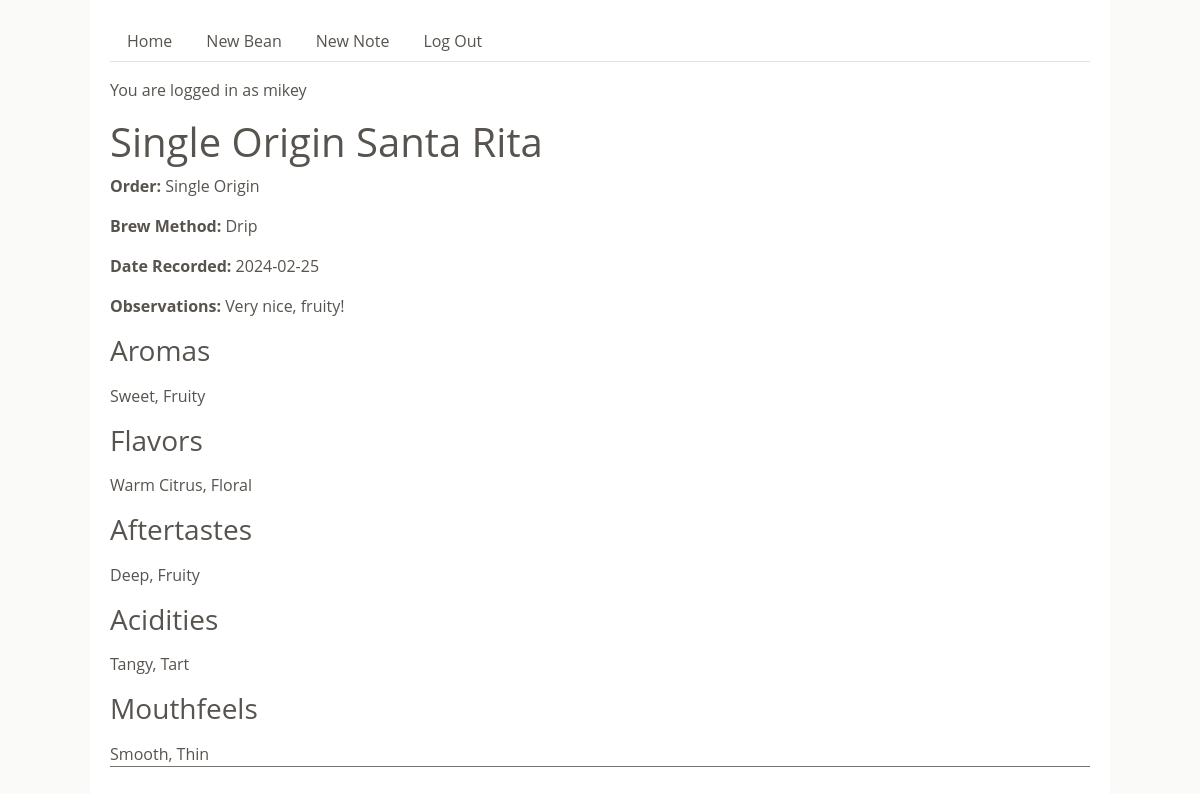
The page /note/1 (signed in) on the database its author committed.
### ch_100_app/models.py (models this page shows, shortened)
class User(UserMixin, db.Model):
    id = db.Column(db.Integer, primary_key=True)
    username = db.Column(db.String(80), nullable=False, unique=True)
    password = db.Column(db.String(80), nullable=False)

class Note(db.Model):
    id = db.Column(db.Integer, primary_key=True)
    bean_id = db.Column(db.Integer, db.ForeignKey("bean.id"), nullable=False)
    created_by_id = db.Column(db.Integer, db.ForeignKey("user.id"), nullable=False)
    order = db.Column(db.Enum(OrderCategory), default=OrderCategory.SINGLE_ORIGIN)
    brew_method = db.Column(db.Enum(BrewMethod), default=BrewMethod.DRIP)
    date_recorded = db.Column(db.Date, default=datetime.utcnow)
    observations = db.Column(db.Text, nullable=False)
    bean = db.relationship("Bean", back_populates="notes")
    created_by = db.relationship("User")
    aromas = db.relationship(
        "Aroma", secondary=note_aroma, backref=db.backref("notes", lazy="dynamic")
    )
    flavors = db.relationship(
        "Flavor", secondary=note_flavor, backref=db.backref("notes", lazy="dynamic")
    )
    aftertastes = db.relationship(
        "Aftertaste",
        secondary=note_aftertaste,
        backref=db.backref("notes", lazy="dynamic"),
    )
    acidities = db.relationship(
        "Acidity", secondary=note_acidity, backref=db.backref("notes", lazy="dynamic")
    )
    mouthfeels = db.relationship(
        "Mouthfeel",
        secondary=note_mouthfeel,
        backref=db.backref("notes", lazy="dynamic"),
    )
    def __str__(self):
        return f"<Note: {self.bean.name} note created by {self.created_by.username} on {self.date_recorded}>"

class Bean(db.Model):
    id = db.Column(db.Integer, primary_key=True)
    name = db.Column(db.String(60), nullable=False)
    origin = db.Column(db.String(100), nullable=False)
    cultivar = db.Column(db.String(60))
    wash_process = db.Column(db.Enum(WashProcess), nullable=False)
    roast_level = db.Column(db.Enum(RoastLevel), nullable=False)
    notes = db.relationship("Note", back_populates="bean")

### ch_100_app/main/routes.py (the view)
@main.route("/note/<note_id>", methods=["GET", "POST"])
@login_required
def note_detail(note_id):
    note = Note.query.get(note_id)
    print(note)
    print(note.flavors)
    return render_template("note_detail.html", note=note)

### ch_100_app/extensions.py (called while the page is built)
@login_manager.user_loader
def load_user(user_id):
    return User.query.get(user_id)

### ch_100_app/models.py (called while the page is built)
    def __repr__(self):
        return f"<Flavor {self.name}>"

### ch_100_app/utils.py (called while the page is built)
    def __str__(self):
        return str(self.value)

### ch_100_app/templates/note_detail.html
{% extends 'base.html' %} {% block content %}
<h1>{{ note.order}} {{ note.bean.name }}</h1>
<p><strong>Order:</strong> {{ note.order }}</p>
<p><strong>Brew Method:</strong> {{ note.brew_method }}</p>
<p><strong>Date Recorded:</strong> {{ note.date_recorded }}</p>
<p><strong>Observations:</strong> {{ note.observations }}</p>
<div class="bean_detail_order">
  <div>
    <h3>Aromas</h3>
    {% set aroma_names = [] %} {% for aroma in note.aromas %} {% set _
    = aroma_names.append(aroma.name) %} {% endfor %} {{
    aroma_names|join(', ') }}
    <h3>Flavors</h3>
    {% set flavor_names = [] %} {% for flavor in note.flavors %} {%
    set _ = flavor_names.append(flavor.name) %} {% endfor %} {{
    flavor_names|join(', ') }}
    <h3>Aftertastes</h3>
    {% set aftertaste_names = [] %} {% for aftertaste in
    note.aftertastes %} {% set _ =
    aftertaste_names.append(aftertaste.name) %} {% endfor %} {{
    aftertaste_names|join(', ') }}
    <h3>Acidities</h3>
    {% set acidity_names = [] %} {% for acidity in note.acidities %}
    {% set _ = acidity_names.append(acidity.name) %} {% endfor %} {{
    acidity_names|join(', ') }}
    <h3>Mouthfeels</h3>
    {% set mouthfeel_names = [] %} {% for mouthfeel in note.mouthfeels
    %} {% set _ = mouthfeel_names.append(mouthfeel.name) %} {% endfor
    %} {{ mouthfeel_names|join(', ') }}
  </div>
</div>
{% endblock %}

### ch_100_app/templates/base.html (shortened to what this page needs)
<!DOCTYPE html>
<html lang="en">
  <head>
    <link
      href="https://cdn.jsdelivr.net/npm/bootstrap@5.3.3/dist/css/bootstrap.min.css"
      rel="stylesheet"
    />
    <link rel="stylesheet" href="/static/style.css" />
  </head>
  <body>
    <div id="base-content">
      <ul class="nav nav-tabs">
        <li>
          <a class="nav-link" href="/">Home</a>
        </li>
        {% if current_user.is_authenticated %}
        <li class="nav-item">
          <a class="nav-link" href="/new_bean">New Bean</a>
        </li>
        <li class="nav-item">
          <a class="nav-link" href="/new_note">New Note</a>
        </li>
        <li class="nav-item">
          <a class="nav-link" href="/logout">Log Out</a>
        </li>
        {% endif %}
      </ul>
      {% if current_user.is_authenticated %}
        <p>You are logged in as {{ current_user.username }}</p>
      {% endif %} {% block content %} {% endblock %}
    </div>
  </body>
</html>

### ch_100_app/static/style.css (style rules this page uses)
body { display: flex; flex-direction: column; align-items: center; background-color: #fafaf9; }
#base-content { font-family: 'Open Sans', sans-serif; color: #57534e; width: 85%; background-color: white; padding: 20px; }
.nav { margin-bottom: 1rem; }
.nav-link { color: #57534e; }
.bean_detail_order { border-bottom: 1px solid #78716c; margin: 1rem 0px; }
h3 { margin: 1rem 0px; }

### rows shown on the page
User: username "mikey"
Note: order "Single Origin", brew_method "Drip", date_recorded "2024-02-25", observations "Very nice, fruity!"
Bean: bean.name "Santa Rita"

### other values the page prints
{{ aroma_names|join(', ') }} "Sweet, Fruity"
{{ flavor_names|join(', ') }} "Warm Citrus, Floral"
{{ aftertaste_names|join(', ') }} "Deep, Fruity"
{{ acidity_names|join(', ') }} "Tangy, Tart"
{{ mouthfeel_names|join(', ') }} "Smooth, Thin"
